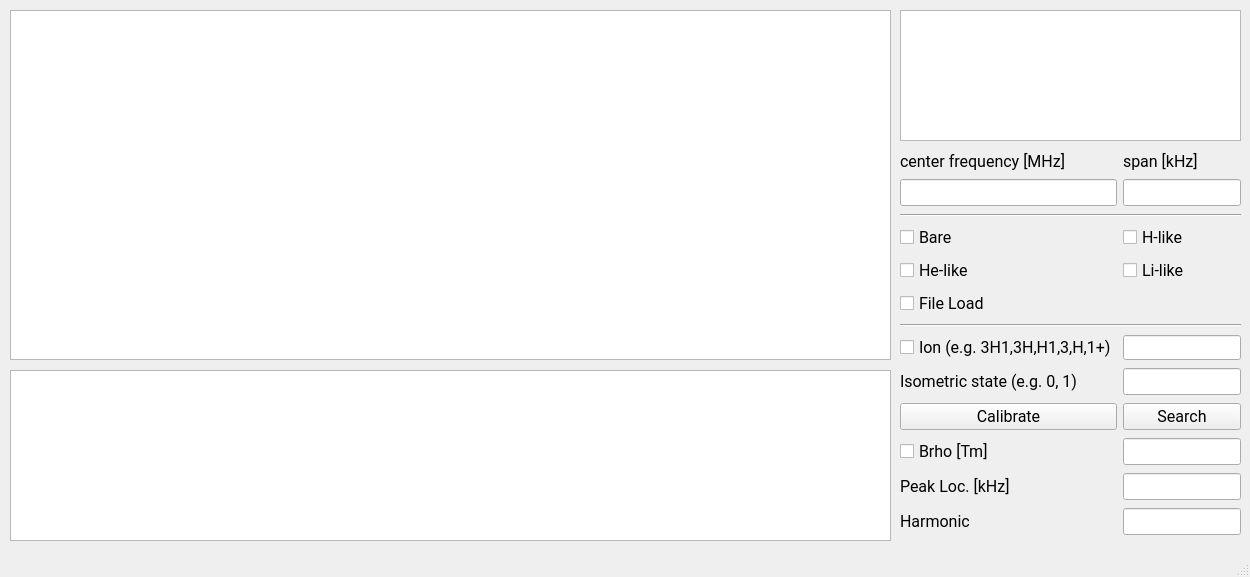
<?xml version="1.0" encoding="UTF-8"?>
<ui version="4.0">
 <class>MainWindow</class>
 <widget class="QMainWindow" name="MainWindow">
  <property name="geometry">
   <rect>
    <x>0</x>
    <y>0</y>
    <width>1250</width>
    <height>577</height>
   </rect>
  </property>
  <property name="font">
   <font>
    <family>Arial Narrow</family>
    <pointsize>12</pointsize>
   </font>
  </property>
  <property name="windowTitle">
   <string>Ion Identification Interface</string>
  </property>
  <property name="styleSheet">
   <string notr="true">QLabel{color: &quot;#23373B&quot;}
QCheckBox{background-color: &quot;#FAFAFA&quot;; color: &quot;#23373B&quot;}
QTextEdit{color: &quot;#23373B&quot;}
QMainWindow{background-color: &quot;#FAFAFA&quot;}
QWidget{background-color: &quot;#FAFAFA&quot;}</string>
  </property>
  <widget class="QWidget" name="centralwidget">
   <property name="font">
    <font>
     <family>Roboto</family>
    </font>
   </property>
   <widget class="GraphicsLayoutWidget" name="gSpectrum">
    <property name="geometry">
     <rect>
      <x>10</x>
      <y>10</y>
      <width>881</width>
      <height>350</height>
     </rect>
    </property>
    <property name="font">
     <font>
      <family>Roboto</family>
      <pointsize>14</pointsize>
     </font>
    </property>
   </widget>
   <widget class="QTableView" name="ionTable">
    <property name="geometry">
     <rect>
      <x>10</x>
      <y>370</y>
      <width>881</width>
      <height>171</height>
     </rect>
    </property>
    <property name="sizePolicy">
     <sizepolicy hsizetype="Expanding" vsizetype="Preferred">
      <horstretch>0</horstretch>
      <verstretch>0</verstretch>
     </sizepolicy>
    </property>
    <property name="font">
     <font>
      <family>Roboto</family>
      <pointsize>14</pointsize>
     </font>
    </property>
    <property name="autoFillBackground">
     <bool>false</bool>
    </property>
   </widget>
   <widget class="QTreeView" name="fileList">
    <property name="enabled">
     <bool>true</bool>
    </property>
    <property name="geometry">
     <rect>
      <x>900</x>
      <y>10</y>
      <width>341</width>
      <height>131</height>
     </rect>
    </property>
    <property name="sizePolicy">
     <sizepolicy hsizetype="Minimum" vsizetype="Preferred">
      <horstretch>0</horstretch>
      <verstretch>0</verstretch>
     </sizepolicy>
    </property>
    <property name="font">
     <font>
      <family>Roboto</family>
      <pointsize>14</pointsize>
     </font>
    </property>
   </widget>
   <widget class="QWidget" name="gridLayoutWidget">
    <property name="geometry">
     <rect>
      <x>900</x>
      <y>150</y>
      <width>341</width>
      <height>394</height>
     </rect>
    </property>
    <layout class="QGridLayout" name="gridLayout_2">
     <item row="3" column="1">
      <widget class="QCheckBox" name="HLikeCheck">
       <property name="sizePolicy">
        <sizepolicy hsizetype="Preferred" vsizetype="Fixed">
         <horstretch>0</horstretch>
         <verstretch>0</verstretch>
        </sizepolicy>
       </property>
       <property name="font">
        <font>
         <family>Arial Narrow</family>
         <pointsize>12</pointsize>
        </font>
       </property>
       <property name="text">
        <string>H-like</string>
       </property>
      </widget>
     </item>
     <item row="11" column="0">
      <widget class="QLabel" name="calibratePeakLocLab">
       <property name="sizePolicy">
        <sizepolicy hsizetype="Preferred" vsizetype="Fixed">
         <horstretch>0</horstretch>
         <verstretch>0</verstretch>
        </sizepolicy>
       </property>
       <property name="font">
        <font>
         <family>Arial Narrow</family>
         <pointsize>12</pointsize>
        </font>
       </property>
       <property name="text">
        <string>Peak Loc. [kHz]</string>
       </property>
      </widget>
     </item>
     <item row="4" column="0">
      <widget class="QCheckBox" name="HeLikeCheck">
       <property name="sizePolicy">
        <sizepolicy hsizetype="Preferred" vsizetype="Fixed">
         <horstretch>0</horstretch>
         <verstretch>0</verstretch>
        </sizepolicy>
       </property>
       <property name="font">
        <font>
         <family>Arial Narrow</family>
         <pointsize>12</pointsize>
        </font>
       </property>
       <property name="text">
        <string>He-like</string>
       </property>
      </widget>
     </item>
     <item row="6" column="0" colspan="2">
      <widget class="Line" name="line_2">
       <property name="orientation">
        <enum>Qt::Horizontal</enum>
       </property>
      </widget>
     </item>
     <item row="1" column="1">
      <widget class="QLineEdit" name="spanInput">
       <property name="sizePolicy">
        <sizepolicy hsizetype="Preferred" vsizetype="Fixed">
         <horstretch>0</horstretch>
         <verstretch>0</verstretch>
        </sizepolicy>
       </property>
       <property name="font">
        <font>
         <family>Arial Narrow</family>
         <pointsize>12</pointsize>
        </font>
       </property>
      </widget>
     </item>
     <item row="8" column="0">
      <widget class="QLabel" name="isometricStateLab">
       <property name="sizePolicy">
        <sizepolicy hsizetype="Preferred" vsizetype="Fixed">
         <horstretch>0</horstretch>
         <verstretch>0</verstretch>
        </sizepolicy>
       </property>
       <property name="font">
        <font>
         <family>Arial Narrow</family>
         <pointsize>12</pointsize>
        </font>
       </property>
       <property name="text">
        <string>Isometric state (e.g. 0, 1)</string>
       </property>
      </widget>
     </item>
     <item row="7" column="1">
      <widget class="QLineEdit" name="ionInput">
       <property name="sizePolicy">
        <sizepolicy hsizetype="Preferred" vsizetype="Fixed">
         <horstretch>0</horstretch>
         <verstretch>0</verstretch>
        </sizepolicy>
       </property>
       <property name="font">
        <font>
         <family>Arial Narrow</family>
         <pointsize>10</pointsize>
        </font>
       </property>
       <property name="text">
        <string/>
       </property>
      </widget>
     </item>
     <item row="5" column="0" colspan="2">
      <widget class="QCheckBox" name="fileCheck">
       <property name="sizePolicy">
        <sizepolicy hsizetype="Preferred" vsizetype="Fixed">
         <horstretch>0</horstretch>
         <verstretch>0</verstretch>
        </sizepolicy>
       </property>
       <property name="font">
        <font>
         <family>Arial Narrow</family>
         <pointsize>12</pointsize>
        </font>
       </property>
       <property name="text">
        <string>File Load</string>
       </property>
      </widget>
     </item>
     <item row="11" column="1">
      <widget class="QLineEdit" name="calibratePeakLocInput">
       <property name="sizePolicy">
        <sizepolicy hsizetype="Preferred" vsizetype="Fixed">
         <horstretch>0</horstretch>
         <verstretch>0</verstretch>
        </sizepolicy>
       </property>
       <property name="font">
        <font>
         <family>Arial Narrow</family>
         <pointsize>12</pointsize>
        </font>
       </property>
      </widget>
     </item>
     <item row="1" column="0">
      <widget class="QLineEdit" name="cenFreqInput">
       <property name="sizePolicy">
        <sizepolicy hsizetype="Preferred" vsizetype="Fixed">
         <horstretch>0</horstretch>
         <verstretch>0</verstretch>
        </sizepolicy>
       </property>
       <property name="font">
        <font>
         <family>Arial Narrow</family>
         <pointsize>12</pointsize>
        </font>
       </property>
      </widget>
     </item>
     <item row="10" column="0">
      <widget class="QCheckBox" name="calibrateBrhoCheck">
       <property name="sizePolicy">
        <sizepolicy hsizetype="Preferred" vsizetype="Fixed">
         <horstretch>0</horstretch>
         <verstretch>0</verstretch>
        </sizepolicy>
       </property>
       <property name="font">
        <font>
         <family>Arial Narrow</family>
         <pointsize>12</pointsize>
        </font>
       </property>
       <property name="text">
        <string>Brho [Tm]</string>
       </property>
      </widget>
     </item>
     <item row="9" column="1">
      <widget class="QPushButton" name="ionButton">
       <property name="sizePolicy">
        <sizepolicy hsizetype="Preferred" vsizetype="Fixed">
         <horstretch>0</horstretch>
         <verstretch>0</verstretch>
        </sizepolicy>
       </property>
       <property name="font">
        <font>
         <family>Arial Narrow</family>
         <pointsize>12</pointsize>
        </font>
       </property>
       <property name="text">
        <string>Search</string>
       </property>
      </widget>
     </item>
     <item row="7" column="0">
      <widget class="QCheckBox" name="ionCheck">
       <property name="sizePolicy">
        <sizepolicy hsizetype="Preferred" vsizetype="Fixed">
         <horstretch>0</horstretch>
         <verstretch>0</verstretch>
        </sizepolicy>
       </property>
       <property name="font">
        <font>
         <family>Arial Narrow</family>
         <pointsize>12</pointsize>
        </font>
       </property>
       <property name="text">
        <string>Ion (e.g. 3H1,3H,H1,3,H,1+)</string>
       </property>
      </widget>
     </item>
     <item row="8" column="1">
      <widget class="QLineEdit" name="isometricStateInput">
       <property name="sizePolicy">
        <sizepolicy hsizetype="Preferred" vsizetype="Fixed">
         <horstretch>0</horstretch>
         <verstretch>0</verstretch>
        </sizepolicy>
       </property>
       <property name="font">
        <font>
         <family>Arial Narrow</family>
         <pointsize>12</pointsize>
        </font>
       </property>
      </widget>
     </item>
     <item row="4" column="1">
      <widget class="QCheckBox" name="LiLikeCheck">
       <property name="sizePolicy">
        <sizepolicy hsizetype="Preferred" vsizetype="Fixed">
         <horstretch>0</horstretch>
         <verstretch>0</verstretch>
        </sizepolicy>
       </property>
       <property name="font">
        <font>
         <family>Arial Narrow</family>
         <pointsize>12</pointsize>
        </font>
       </property>
       <property name="text">
        <string>Li-like</string>
       </property>
      </widget>
     </item>
     <item row="0" column="1">
      <widget class="QLabel" name="spanLab">
       <property name="sizePolicy">
        <sizepolicy hsizetype="Preferred" vsizetype="Fixed">
         <horstretch>0</horstretch>
         <verstretch>0</verstretch>
        </sizepolicy>
       </property>
       <property name="font">
        <font>
         <family>Arial Narrow</family>
         <pointsize>12</pointsize>
        </font>
       </property>
       <property name="text">
        <string>span [kHz]</string>
       </property>
      </widget>
     </item>
     <item row="2" column="0" colspan="2">
      <widget class="Line" name="line">
       <property name="orientation">
        <enum>Qt::Horizontal</enum>
       </property>
      </widget>
     </item>
     <item row="10" column="1">
      <widget class="QLineEdit" name="calibrateBrhoInput">
       <property name="sizePolicy">
        <sizepolicy hsizetype="Preferred" vsizetype="Fixed">
         <horstretch>0</horstretch>
         <verstretch>0</verstretch>
        </sizepolicy>
       </property>
       <property name="font">
        <font>
         <family>Arial Narrow</family>
         <pointsize>12</pointsize>
        </font>
       </property>
      </widget>
     </item>
     <item row="0" column="0">
      <widget class="QLabel" name="cenFreqLab">
       <property name="sizePolicy">
        <sizepolicy hsizetype="Preferred" vsizetype="Fixed">
         <horstretch>0</horstretch>
         <verstretch>0</verstretch>
        </sizepolicy>
       </property>
       <property name="font">
        <font>
         <family>Arial Narrow</family>
         <pointsize>12</pointsize>
        </font>
       </property>
       <property name="text">
        <string>center frequency [MHz]</string>
       </property>
      </widget>
     </item>
     <item row="9" column="0">
      <widget class="QPushButton" name="calibrateButton">
       <property name="sizePolicy">
        <sizepolicy hsizetype="Preferred" vsizetype="Fixed">
         <horstretch>0</horstretch>
         <verstretch>0</verstretch>
        </sizepolicy>
       </property>
       <property name="font">
        <font>
         <family>Arial Narrow</family>
         <pointsize>12</pointsize>
        </font>
       </property>
       <property name="text">
        <string>Calibrate</string>
       </property>
      </widget>
     </item>
     <item row="3" column="0">
      <widget class="QCheckBox" name="bareCheck">
       <property name="sizePolicy">
        <sizepolicy hsizetype="Preferred" vsizetype="Fixed">
         <horstretch>0</horstretch>
         <verstretch>0</verstretch>
        </sizepolicy>
       </property>
       <property name="font">
        <font>
         <family>Arial Narrow</family>
         <pointsize>12</pointsize>
        </font>
       </property>
       <property name="text">
        <string>Bare</string>
       </property>
      </widget>
     </item>
     <item row="12" column="0">
      <widget class="QLabel" name="calbirateHarmLab">
       <property name="sizePolicy">
        <sizepolicy hsizetype="Preferred" vsizetype="Fixed">
         <horstretch>0</horstretch>
         <verstretch>0</verstretch>
        </sizepolicy>
       </property>
       <property name="font">
        <font>
         <family>Arial Narrow</family>
         <pointsize>12</pointsize>
        </font>
       </property>
       <property name="text">
        <string>Harmonic</string>
       </property>
      </widget>
     </item>
     <item row="12" column="1">
      <widget class="QLineEdit" name="calibrateHarmInput">
       <property name="sizePolicy">
        <sizepolicy hsizetype="Preferred" vsizetype="Fixed">
         <horstretch>0</horstretch>
         <verstretch>0</verstretch>
        </sizepolicy>
       </property>
       <property name="font">
        <font>
         <family>Arial Narrow</family>
         <pointsize>12</pointsize>
        </font>
       </property>
      </widget>
     </item>
    </layout>
   </widget>
  </widget>
  <widget class="QStatusBar" name="statusbar"/>
 </widget>
 <customwidgets>
  <customwidget>
   <class>GraphicsLayoutWidget</class>
   <extends>QGraphicsView</extends>
   <header location="global">pyqtgraph</header>
  </customwidget>
 </customwidgets>
 <resources/>
 <connections/>
</ui>
